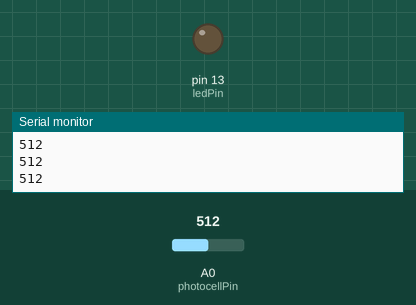
Recording of a sketch running on a simulated Arduino Uno, built with avr-gcc and run on an emulated ATmega328P. Shown: output pins drawn as LEDs (lit = HIGH), the last lines printed to the serial monitor. Inputs (shaded band) come from the test bench; at power-on: A0 (photocellPin) = 512.

Above: at 1.2 s.
1.3 s: A0 (photocellPin) set to 44
2.8 s: A0 (photocellPin) set to 37
At 4.0 s:
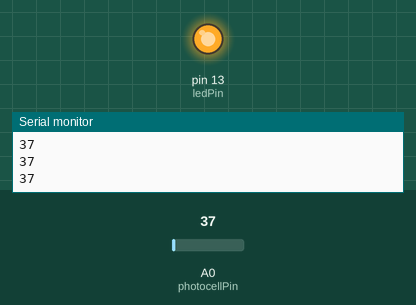
4.3 s: A0 (photocellPin) set to 122
At 5.4 s:
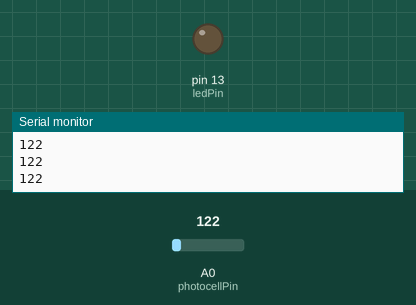
5.8 s: A0 (photocellPin) set to 30
At 6.7 s:
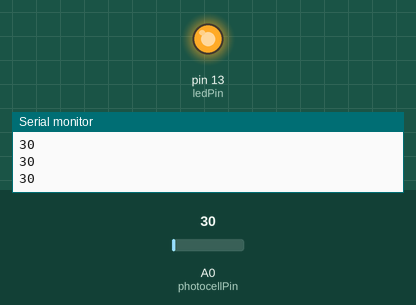
Timing chart, 0 to 8.3 s (numbered marks = the images above; inputs shaded):
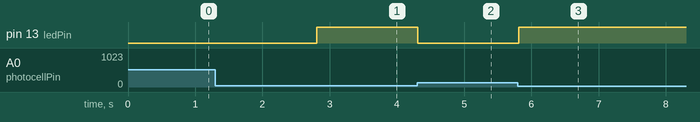

The sketch:

photocel_ver1.ino
```cpp
// LAB8 - 讀取光敏電阻 (v2)

int photocellPin = A0; // 光敏電阻 (photocell) 接在 anallog pin 2
int photocellVal = 0; // photocell variable
int minLight = 40;   // 最小光線門檻值
int ledPin = 13;
int ledState = 0;

void setup() {
  pinMode(ledPin, OUTPUT);
  Serial.begin(115200);
}

void loop() {
  // 讀取光敏電阻並輸出到 Serial Port
  photocellVal = analogRead(photocellPin);
  Serial.println(photocellVal);

  // 光線不足時打開 LED
  if (photocellVal < minLight && ledState == 0) {
    digitalWrite(ledPin, HIGH); // turn on LED
    ledState = 1;
  }

  // 光線充足時關掉 LED
  if (photocellVal > minLight && ledState == 1) {
    digitalWrite(ledPin, LOW); // turn off LED
    ledState = 0;
  }

  delay(100);
}
```

Measured:
- the behaviour switches between 40 and 39 on A0 (photocellPin) (found by bisection; images 0 and 1)
- after the input at 2.8 s, pin 13 (ledPin): LOW → HIGH at once
- after the input at 4.3 s, pin 13 (ledPin): HIGH → LOW at once
- after the input at 5.8 s, pin 13 (ledPin): LOW → HIGH at once
